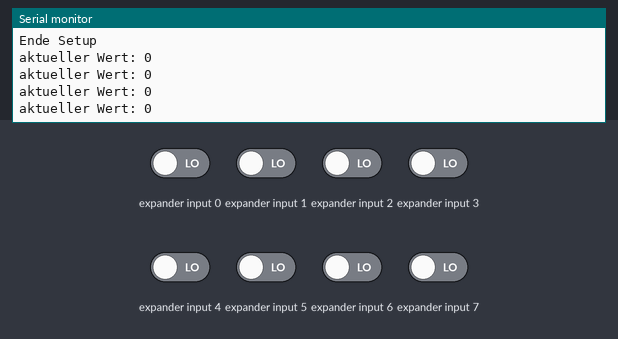
Recording of a sketch running on a simulated Arduino Uno, built with avr-gcc and run on an emulated ATmega328P. Shown: the last lines printed to the serial monitor. Wiring (inferred from the names in the program): MCP23008 port expander at I2C address 0x20. The inputs (shaded band) are chosen by the test bench; at power-on: expander input 0–7 LOW.

Above: at 2.3 s.
2.4 s: expander input 7 driven HIGH
At 2.9 s:
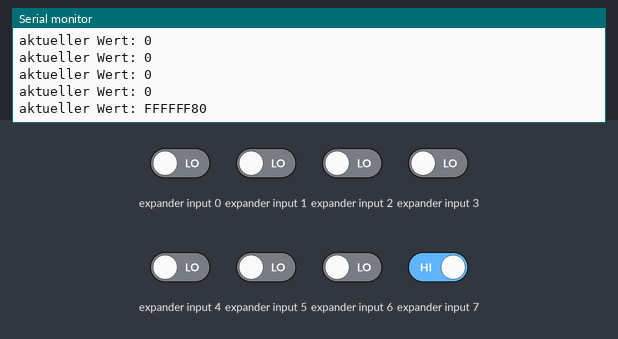
4.5 s: expander input 5 driven HIGH
At 4.9 s:
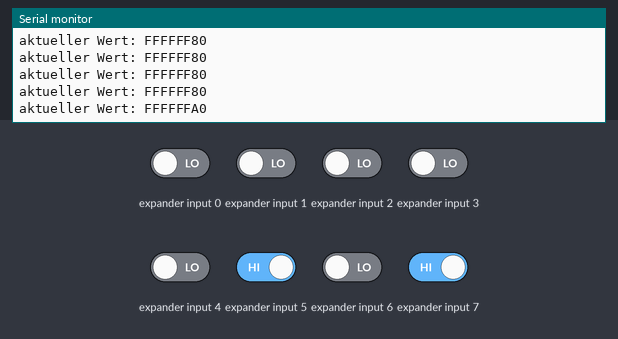
6.5 s: expander input 4 driven HIGH
At 6.9 s:
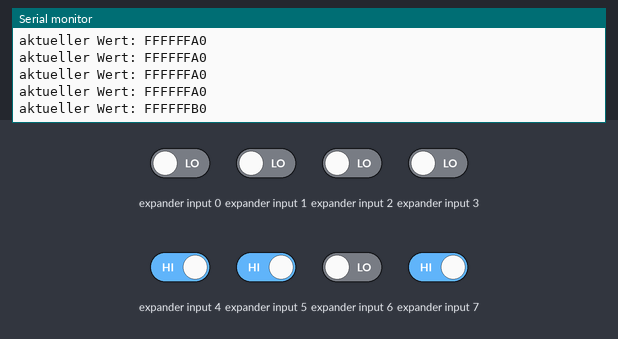
8.5 s: expander input 6 driven HIGH
At 8.9 s:
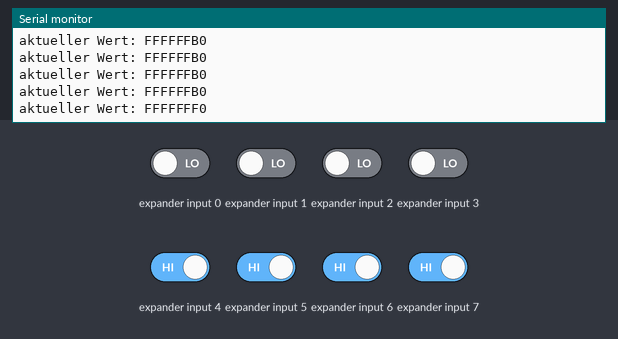
10.5 s: expander input 4 driven LOW
At 10.9 s:
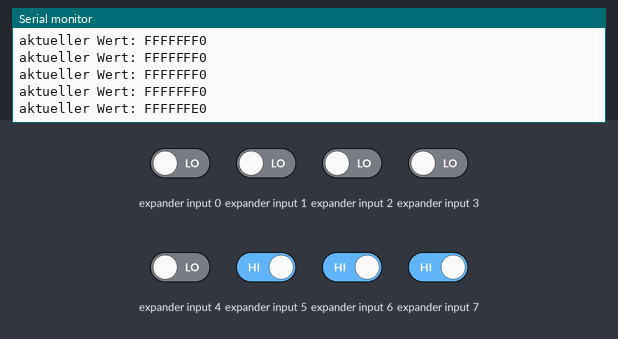
12.5 s: expander input 5 driven LOW
At 12.9 s:
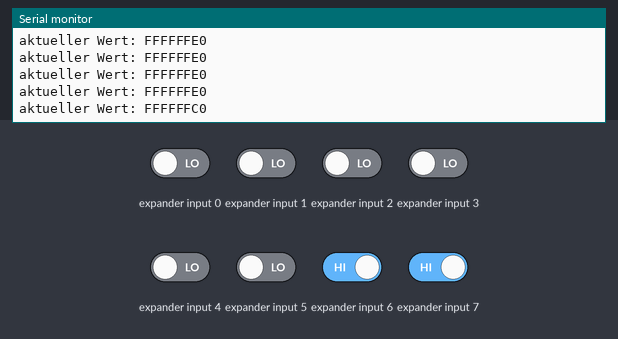

Measured:
- after the input at 2.4 s, the serial monitor: prints a new line after 0.10 s (image 1)
- after the input at 4.5 s, the serial monitor: prints a new line at once (image 2)
- after the input at 6.5 s, the serial monitor: prints a new line at once (image 3)
- after the input at 8.5 s, the serial monitor: prints a new line at once (image 4)
- after the input at 10.5 s, the serial monitor: prints a new line at once (image 5)
- after the input at 12.5 s, the serial monitor: prints a new line at once (image 6)

The sketch:

405_I2C_Kit_Portexpander_read.ino
```cpp
#include <Wire.h> //Einbinden der I2C Bibliothek

#define MCP23008_adress 0b0100000 //0x40 -> Adresse des I2C Portexpander
#define IODIR_REGISTER 0x00
#define GPIO_REGISTER 0x09

char i2c_data; //Deklaration des zu verschiebenden Bitmusters und der Zählvar i

void setup()
{

  Serial.begin(115200);

  /* einmalige Einstellung der MCP20083 - Register */

  Wire.begin();  //Alternatives PinMapping: Wire.begin(SDA, SCL);
  Wire.beginTransmission(MCP23008_adress); // beginnt mit dem Slave-Gerät zu sprechen
  Wire.write (IODIR_REGISTER); // Adresse IO-Direction register (1 Byte) --> wird angesprochen
  Wire.write (0xFF); // Daten für das IO-Register(1 Byte)--> 0b1111 1111 = FFh (Input)
  Wire.endTransmission(); // hört auf, mit dem Gerät zu sprechen --> Stop Bit

  Serial.println("Ende Setup");
}

void loop()
{
  /*Serial.print(millis()); // Gibt Millisekunden seit Start aus
  Serial.println(": ");*/
  delay(500);
  I2C_MCP23008_read(); // Aufruf UP I2C Daten lesen von MCP28003


}
```

MCP23008_read.ino
```cpp
// Es wird immer ein Frame gesendet, der eingehalten werden muss

void I2C_MCP23008_read(void)
  {
    Wire.beginTransmission(MCP23008_adress);
    Wire.write(GPIO_REGISTER);
    Wire.endTransmission();

    Wire.requestFrom(MCP23008_adress, 1);    // 1 Byte vom PortexpanderIC MCP23008

    // Solange Daten im Empfangspuffer vorhanden sind

    if(Wire.available()>0)   //Wenn Daten da sind...
    {
    i2c_data = Wire.read();    // Received ein Byte und speichert es in i2c_data
    Serial.print("aktueller Wert: ");
    Serial.println(i2c_data,HEX);
    }

  }
```
